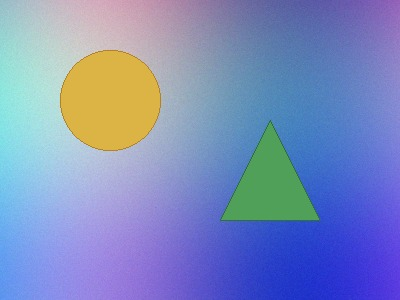
#> input picture data/sample/authentic/authentic_001.jpg, 400 x 300 px; its folder holds only this picture in this run
$ python -i noise_analysis.py   (imports and definitions only)   (older library calls are emulated)
#> lines starting #> are read from the running program, lines starting #| are printed output that depends on the picture
#> further down, picture is the input picture: PIL image 400x300 RGB; mean R, G, B 125.3, 140.8, 189.6
"""Noise Analysis and Residual Inconsistency Detection Module.

Isolates high-frequency sensor noise patterns using median residual filtering
and Laplacian operators. Analyzes local variance uniformity to detect spliced
or composited regions with mismatched noise profiles.
"""

from __future__ import annotations

from typing import Tuple, Dict, Any, Union
from PIL import Image
import numpy as np
import cv2
from scipy.stats import kurtosis, skew


def perform_noise_analysis(
    image: Union[Image.Image, np.ndarray],
    block_size: int = 16
) -> Tuple[np.ndarray, np.ndarray, Dict[str, Any]]:
    """Perform image noise analysis and local variance estimation.

    Parameters:
        image: PIL Image or numpy array (RGB or Grayscale)
        block_size: Grid size for local variance calculation (default 16x16)

    Returns:
        Tuple of:
          - noise_map_vis: 8-bit normalized noise residual image for display
          - local_variance_map: Float array of block variances
          - stats: Dictionary of noise statistical metrics
    """
#> called with block_size = 16
    if isinstance(image, Image.Image):
        img_np = np.array(image.convert("RGB"), dtype=np.uint8)
    else:
        img_np = image.copy()
        if img_np.ndim == 2:
            img_np = cv2.cvtColor(img_np, cv2.COLOR_GRAY2RGB)

    # Convert to grayscale float [0, 255]
    gray = cv2.cvtColor(img_np, cv2.COLOR_RGB2GRAY).astype(np.float32)
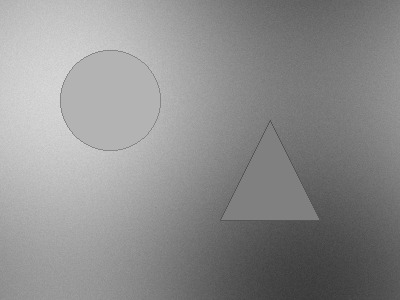
#> gray: shape (300, 400) float32; min 56, max 223, mean 141.7

    # Method 1: Noise Residual Extraction using Median Filtering
    # The smooth image represents structural signal; the difference isolates sensor noise
    denoised = cv2.medianBlur(gray.astype(np.uint8), 3).astype(np.float32)
    noise_residual = gray - denoised
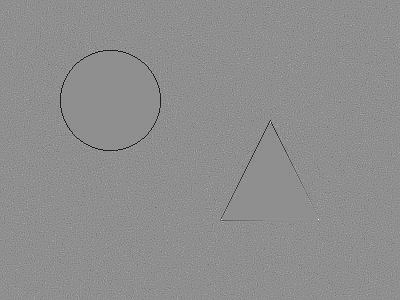
#> noise_residual: shape (300, 400) float32; min -55, max 43, mean -0.1; drawn with min black and max white

    # Method 2: High-pass Laplacian filter for frequency verification
    laplacian = cv2.Laplacian(gray, cv2.CV_32F, ksize=3)
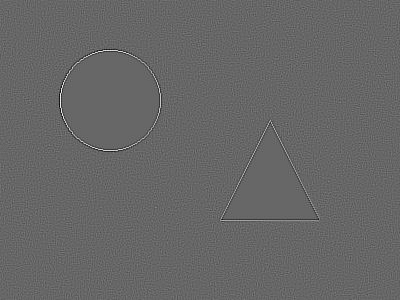
#> laplacian: shape (300, 400) float32; min -370, max 546, mean 0; drawn with min black and max white

    # Global noise statistics
    global_noise_var = float(np.var(noise_residual))
#> global_noise_var = 11.02
    global_noise_std = float(np.std(noise_residual))
#> global_noise_std = 3.32

    signal_power = float(np.mean(gray ** 2))
#> signal_power = 21477.2
    noise_power = max(global_noise_var, 1e-6)
#> noise_power = 11.02
    snr_db = float(10 * np.log10(signal_power / noise_power)) if signal_power > 0 else 0.0
#> snr_db = 32.9

    residual_flat = noise_residual.flatten()
    kurt = float(kurtosis(residual_flat))
#> kurt = 87.15
    sk = float(skew(residual_flat))
#> sk = -6.71

    # Method 3: Local Block Variance Analysis
    h, w = gray.shape
#> h = 300; w = 400
    bh = max(8, block_size)
    bw = max(8, block_size)

    ny = h // bh
#> ny = 18
    nx = w // bw
#> nx = 25
    local_vars = np.zeros((ny, nx), dtype=np.float32)
    inconsistent_blocks = 0

    for i in range(ny):
        for j in range(nx):
            block = noise_residual[i * bh:(i + 1) * bh, j * bw:(j + 1) * bw]
            var_val = float(np.var(block))
            local_vars[i, j] = var_val

    # Detect inconsistent regions where local noise variance deviates substantially
    mean_local_var = float(np.mean(local_vars)) if local_vars.size > 0 else 1.0
#> mean_local_var = 11.03
    std_local_var = float(np.std(local_vars)) if local_vars.size > 0 else 0.0
#> std_local_var = 22.85

    threshold_high = mean_local_var + 2.5 * std_local_var
#> threshold_high = 68.14
    threshold_low = max(0.0, mean_local_var - 2.0 * std_local_var)
#> threshold_low = 0

    inconsistent_mask = (local_vars > threshold_high) | (local_vars < threshold_low)
    inconsistent_blocks = int(np.sum(inconsistent_mask))
#> inconsistent_blocks = 21
    total_blocks = local_vars.size
#> total_blocks = 450
    inconsistency_ratio = float(inconsistent_blocks / max(total_blocks, 1))
#> inconsistency_ratio = 0.0467

    # Normalized noise residual visualization (scaled centered at 128 for display)
    noise_vis = np.clip(128.0 + noise_residual * 4.0, 0, 255).astype(np.uint8)

    # Inconsistency judgment
    if inconsistency_ratio > 0.08 and std_local_var > 3.0:
        interpretation = (
            f"Significant noise inconsistency detected ({inconsistency_ratio * 100:.1f}% of blocks "
            "deviate from global noise distribution). Possible splicing from an image with a different ISO or camera sensor."
        )
        suspicious = True
    elif inconsistency_ratio > 0.03:
        interpretation = (
            "Mild local noise variance fluctuation observed. May be attributed to differing texture complexity or localized blurring."
        )
        suspicious = False
    else:
        interpretation = (
            "Noise distribution is uniform across all blocks. Sensor noise characteristics are consistent throughout the image."
        )
        suspicious = False

    stats = {
        "global_noise_variance": round(global_noise_var, 3),
        "global_noise_std": round(global_noise_std, 3),
        "snr_db": round(snr_db, 2),
        "residual_kurtosis": round(kurt, 3),
        "residual_skewness": round(sk, 3),
        "mean_local_variance": round(mean_local_var, 3),
        "std_local_variance": round(std_local_var, 3),
        "inconsistent_blocks_count": inconsistent_blocks,
        "total_blocks_count": total_blocks,
        "inconsistency_ratio": round(inconsistency_ratio, 4),
        "suspicious_noise": suspicious,
        "interpretation": interpretation,
    }

    return noise_vis, local_vars, stats

>>> from PIL import Image
>>> picture = Image.open('../data/sample/authentic/authentic_001.jpg')
>>> result = perform_noise_analysis(picture)

$ run again, on data/sample/authentic/authentic_002.jpg
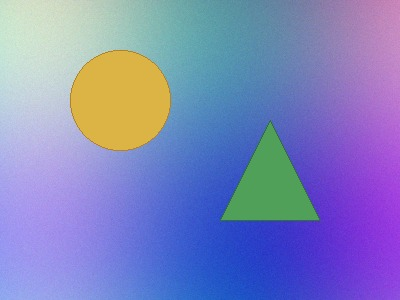
#> input picture data/sample/authentic/authentic_002.jpg, 400 x 300 px
#> picture is the input picture: PIL image 400x300 RGB; mean R, G, B 128, 132.7, 189.7
#> in perform_noise_analysis, `laplacian = cv2.Laplacian(gray, cv2.CV_32F, ksize=3)`:
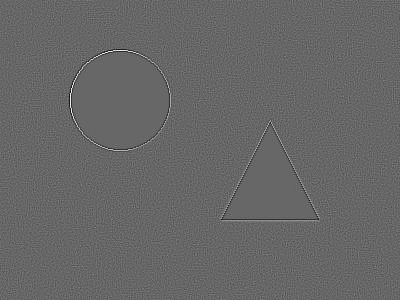
#> laplacian: shape (300, 400) float32; min -322, max 474, mean 0; drawn with min black and max white
#> global_noise_var = 7.87
#> global_noise_std = 2.81
#> signal_power = 20446.7
#> noise_power = 7.87
#> snr_db = 34.15
#> kurt = 79.58
#> sk = -5.18
#> mean_local_var = 7.86
#> std_local_var = 16.45
#> threshold_high = 48.98
#> threshold_low = 0
#> inconsistent_blocks = 12
#> inconsistency_ratio = 0.0267
#> in perform_noise_analysis, `noise_vis = np.clip(128.0 + noise_residual * 4.0, 0, 255).astype(np.ui..`:
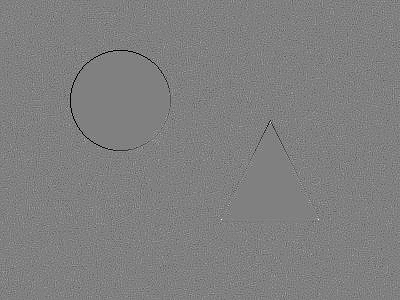
#> noise_vis: shape (300, 400); min 0, max 255, mean 127.8

$ run again, on data/sample/authentic/authentic_003.jpg
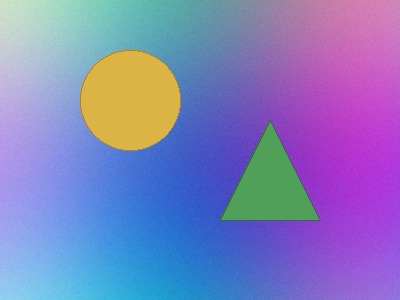
#> input picture data/sample/authentic/authentic_003.jpg, 400 x 300 px
#> picture is the input picture: PIL image 400x300 RGB; mean R, G, B 129.8, 127.2, 189.9
#> in perform_noise_analysis, `gray = cv2.cvtColor(img_np, cv2.COLOR_RGB2GRAY).astype(np.float32)`:
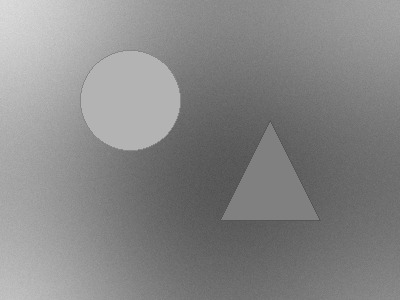
#> gray: shape (300, 400) float32; min 79, max 220, mean 135.1
#> in perform_noise_analysis, `laplacian = cv2.Laplacian(gray, cv2.CV_32F, ksize=3)`:
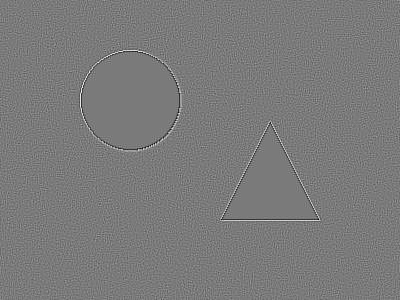
#> laplacian: shape (300, 400) float32; min -296, max 318, mean 0; drawn with min black and max white
#> global_noise_var = 5.67
#> global_noise_std = 2.38
#> signal_power = 19148
#> noise_power = 5.67
#> snr_db = 35.29
#> kurt = 16.83
#> sk = -1.04
#> mean_local_var = 5.66
#> std_local_var = 5.7
#> threshold_high = 19.9
#> threshold_low = 0
#> inconsistent_blocks = 9
#> inconsistency_ratio = 0.02

$ run again, on data/sample/authentic/authentic_004.jpg
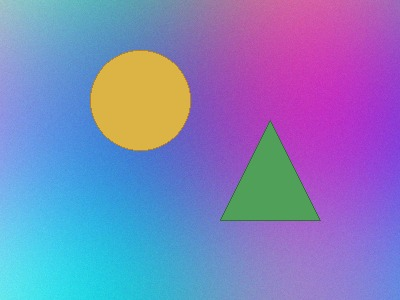
#> input picture data/sample/authentic/authentic_004.jpg, 400 x 300 px
#> picture is the input picture: PIL image 400x300 RGB; mean R, G, B 128, 129.5, 190
#> in perform_noise_analysis, `noise_residual = gray - denoised`:
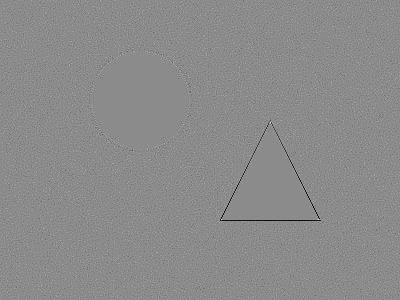
#> noise_residual: shape (300, 400) float32; min -47, max 39, mean -0.1; drawn with min black and max white
#> in perform_noise_analysis, `laplacian = cv2.Laplacian(gray, cv2.CV_32F, ksize=3)`:
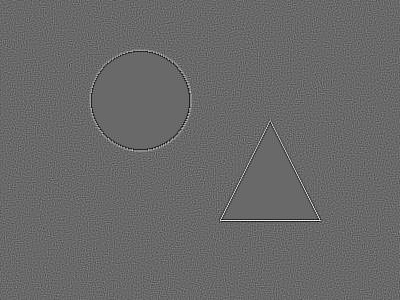
#> laplacian: shape (300, 400) float32; min -268, max 380, mean 0; drawn with min black and max white
#> global_noise_var = 8.08
#> global_noise_std = 2.84
#> signal_power = 18925.8
#> noise_power = 8.08
#> snr_db = 33.7
#> kurt = 69.57
#> sk = -5.02
#> mean_local_var = 8.04
#> std_local_var = 16.53
#> threshold_high = 49.37
#> threshold_low = 0
#> inconsistent_blocks = 13
#> inconsistency_ratio = 0.0289
